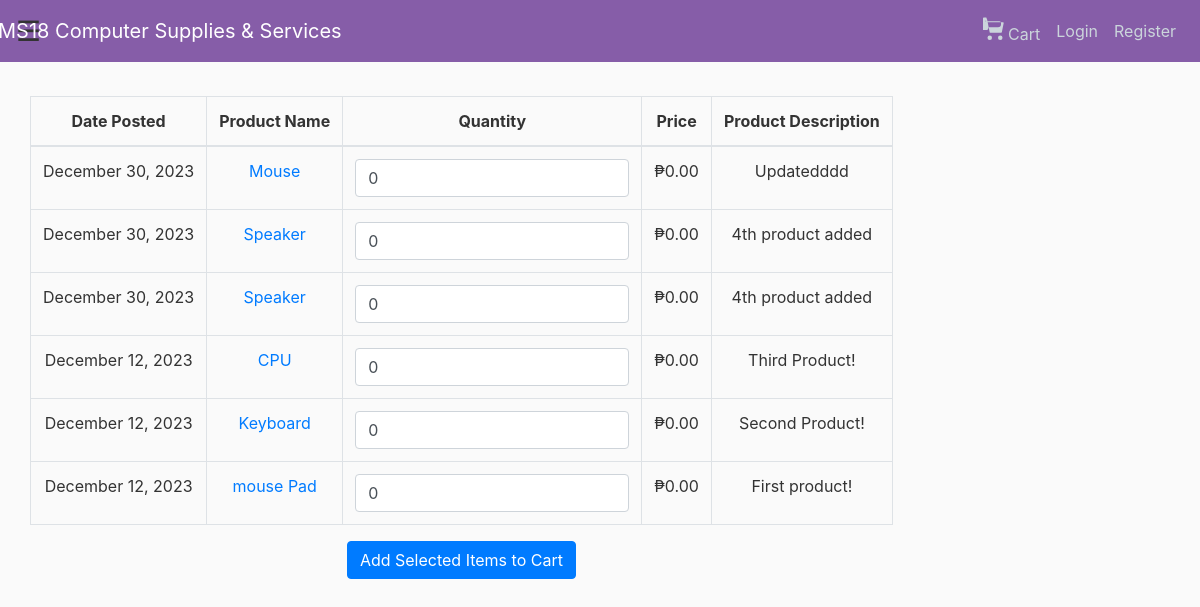
The page /about/ on the database its author committed.
### ms18/models.py (models this page shows, shortened)
class Product(models.Model):
    PROD_NAME = models.CharField(max_length=100)
    PROD_DESCRIPTION = models. TextField()
    PROD_DATE_POSTED = models.DateTimeField(default = timezone.now)
    PROD_IMAGE = models.ImageField(default='default.png', upload_to='product_pics')
    PROD_QUANTITY = models.IntegerField(default=0)
    PROD_PRICE = models.DecimalField(max_digits=10, decimal_places=2, default=0.00)

### ms18/views.py (the view)
# urls.py: path('about/', views.about, name='ms18-about'),
def about(request):
    products = Product.objects.order_by('-PROD_DATE_POSTED')
    return render(request, 'ms18/about.html', {'products': products})

### ms18/templates/ms18/about.html (shortened to what this page needs)
{% extends 'ms18/base.html' %}
{% block content %}
<div class="d-flex justify-content-center">
    <form method="post" id="quantityForm" action="/add-to-cart/">
        <table class="table table-bordered text-center align-middle">
            <thead>
                <tr>
                    <th scope="col">Date Posted</th>
                    <th scope="col">Product Name</th>
                    <th scope="col">Quantity</th>
                    <th scope="col">Price</th>
                    <th scope="col">Product Description</th>
                </tr>
            </thead>
            <tbody>
                {% for product in products %}
                <tr>
                    <td>{{ product.PROD_DATE_POSTED|date:"F d, Y" }}</td>
                    <td><a href="{% url 'product-detail' product.id %}">{{ product.PROD_NAME }}</a></td>
                    <td><input type="number" class="form-control" name="quantity_{{ product.id }}" value="0" min="0"></td>
                    <td>₱{{ product.PROD_PRICE }}</td>
                    <td>{{ product.PROD_DESCRIPTION }}</td>
                </tr>
                {% endfor %}
            </tbody>
        </table>
        <div class="text-center">
            <input type="submit" class="btn btn-primary" value="Add Selected Items to Cart">
        </div>
    </form>
</div>
{% endblock content %}

### ms18/static/ms18/main.css (style rules this page uses)
body { background: #fafafa; color: #333333; margin-top: 5rem; }

### rows shown on the page
Product: PROD_DATE_POSTED "December 30, 2023", PROD_NAME "Mouse", PROD_PRICE "0.00", PROD_DESCRIPTION "Updatedddd"
Product: PROD_DATE_POSTED "December 30, 2023", PROD_NAME "Speaker", PROD_PRICE "0.00", PROD_DESCRIPTION "4th product added"
Product: PROD_DATE_POSTED "December 30, 2023", PROD_NAME "Speaker", PROD_PRICE "0.00", PROD_DESCRIPTION "4th product added"
Product: PROD_DATE_POSTED "December 12, 2023", PROD_NAME "CPU", PROD_PRICE "0.00", PROD_DESCRIPTION "Third Product!"
Product: PROD_DATE_POSTED "December 12, 2023", PROD_NAME "Keyboard", PROD_PRICE "0.00", PROD_DESCRIPTION "Second Product!"
Product: PROD_DATE_POSTED "December 12, 2023", PROD_NAME "mouse Pad", PROD_PRICE "0.00", PROD_DESCRIPTION "First product!"
